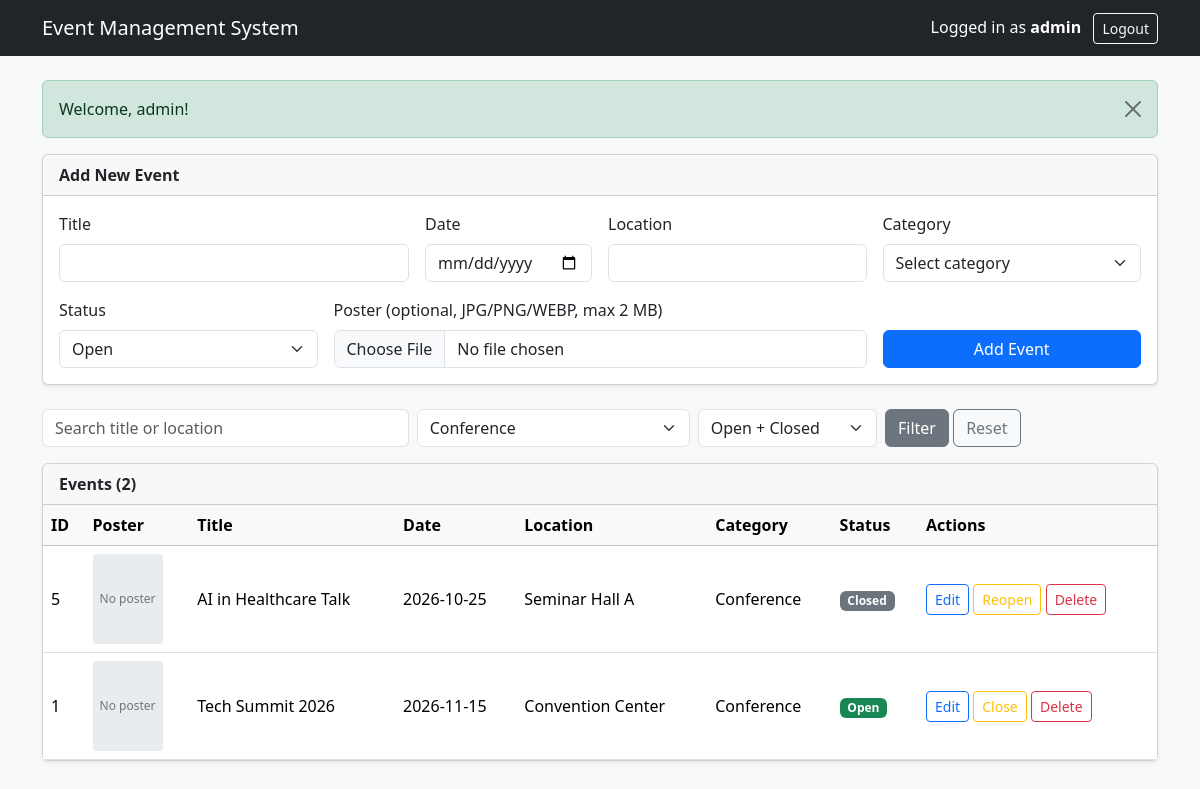
The app's page /index.php?category_filter=Conference (signed in) with its own data.
### tables this page shows
CREATE TABLE events (
    id INT AUTO_INCREMENT PRIMARY KEY,
    title VARCHAR(150) NOT NULL,
    event_date DATE NOT NULL,
    location VARCHAR(150) NOT NULL,
    category VARCHAR(50) NOT NULL,
    status ENUM('Open','Closed') NOT NULL DEFAULT 'Open',
    poster VARCHAR(255) NULL,  
    created_at TIMESTAMP DEFAULT CURRENT_TIMESTAMP
);

### index.php (the view, shortened to what this page needs)
<?php
require 'functions.php';
require 'db.php';
$old = ['title' => '', 'event_date' => '', 'location' => '', 'category' => '', 'status' => 'Open'];
$search = trim($_GET['search'] ?? '');
$category_filter = trim($_GET['category_filter'] ?? '');
$status_filter = trim($_GET['status_filter'] ?? '');
$sql = "SELECT * FROM events";
$where = [];
$types = '';
$params = [];
if ($category_filter !== '') {
    $where[] = "category = ?";
    $types .= 's';
    $params[] = $category_filter;
}
if ($where) {
    $sql .= " WHERE " . implode(' AND ', $where);
}
$sql .= " ORDER BY event_date ASC, id DESC";
$stmt = mysqli_prepare($conn, $sql);
if ($params) {
    mysqli_stmt_bind_param($stmt, $types, ...$params);
}
mysqli_stmt_execute($stmt);
$result = mysqli_stmt_get_result($stmt);
$total = mysqli_num_rows($result);
?>
<!DOCTYPE html>
<html lang="en">
<head>
    <link href="https://cdn.jsdelivr.net/npm/bootstrap@5.3.3/dist/css/bootstrap.min.css" rel="stylesheet">
</head>
<body class="bg-light">
<nav class="navbar navbar-dark bg-dark mb-4">
    <div class="container">
        <span class="navbar-brand">Event Management System</span>
        <span class="text-white">
            Logged in as <strong><?= e($_SESSION['admin_name'] ?? 'admin') ?></strong>
            <a href="logout.php" class="btn btn-sm btn-outline-light ms-2">Logout</a>
        </span>
    </div>
</nav>
<div class="container pb-5">
    <div class="card shadow-sm mb-4">
        <div class="card-header fw-semibold">Add New Event</div>
        <div class="card-body">
            <form method="POST" action="index.php" enctype="multipart/form-data" class="row g-3">
                <div class="col-md-4">
                    <label class="form-label" for="title">Title</label>
                    <input class="form-control" id="title" name="title" maxlength="150" value="<?= e($old['title']) ?>" required>
                </div>
                <div class="col-md-2">
                    <label class="form-label" for="event_date">Date</label>
                    <input class="form-control" type="date" id="event_date" name="event_date" value="<?= e($old['event_date']) ?>" required>
                </div>
                <div class="col-md-3">
                    <label class="form-label" for="location">Location</label>
                    <input class="form-control" id="location" name="location" maxlength="150" value="<?= e($old['location']) ?>" required>
                </div>
                <div class="col-md-3">
                    <label class="form-label" for="category">Category</label>
                    <select class="form-select" id="category" name="category" required>
                        <option value="">Select category</option>
                    </select>
                </div>
                <div class="col-md-3">
                    <label class="form-label" for="status">Status</label>
                    <select class="form-select" id="status" name="status">
                        <?php foreach (STATUSES as $s): ?>
                            <option value="<?= e($s) ?>" <?= $old['status'] === $s ? 'selected' : '' ?>><?= e($s) ?></option>
                        <?php endforeach; ?>
                    </select>
                </div>
                <div class="col-md-6">
                    <label class="form-label" for="poster">Poster (optional, JPG/PNG/WEBP, max <?= MAX_POSTER_MB ?> MB)</label>
                    <input class="form-control" type="file" id="poster" name="poster" accept=".jpg,.jpeg,.png,.webp">
                </div>
                <div class="col-md-3 d-flex align-items-end">
                    <button class="btn btn-primary w-100" type="submit" name="add_event">Add Event</button>
                </div>
            </form>
        </div>
    </div>
    <form method="GET" action="index.php" class="row g-2 mb-3">
        <div class="col-md-4">
            <input class="form-control" name="search" placeholder="Search title or location" value="<?= e($search) ?>">
        </div>
        <div class="col-md-3">
            <select class="form-select" name="category_filter">
                <?php foreach (CATEGORIES as $c): ?>
                    <option value="<?= e($c) ?>" <?= $category_filter === $c ? 'selected' : '' ?>><?= e($c) ?></option>
                <?php endforeach; ?>
            </select>
        </div>
        <div class="col-md-2">
            <select class="form-select" name="status_filter">
                <option value="">Open + Closed</option>
            </select>
        </div>
        <div class="col-md-3">
            <button class="btn btn-secondary" type="submit">Filter</button>
            <a href="index.php" class="btn btn-outline-secondary">Reset</a>
        </div>
    </form>
    <div class="card shadow-sm">
        <div class="card-header fw-semibold">Events (<?= $total ?>)</div>
        <div class="table-responsive">
            <table class="table table-hover align-middle mb-0">
                <thead class="table-light">
                    <tr>
                        <th>ID</th>
                        <th>Poster</th>
                        <th>Title</th>
                        <th>Date</th>
                        <th>Location</th>
                        <th>Category</th>
                        <th>Status</th>
                        <th>Actions</th>
                    </tr>
                </thead>
                <tbody>
                    <?php if ($total > 0): ?>
                        <?php while ($row = mysqli_fetch_assoc($result)): ?>
                            <tr>
                                <td><?= (int)$row['id'] ?></td>
                                <td>
                                    <?php if ($row['poster']): ?>
                                        <img class="poster-img" src="<?= UPLOAD_URL . e($row['poster']) ?>" alt="Poster of <?= e($row['title']) ?>">
                                    <?php else: ?>
                                        <div class="no-poster">No poster</div>
                                    <?php endif; ?>
                                </td>
                                <td><?= e($row['title']) ?></td>
                                <td><?= e($row['event_date']) ?></td>
                                <td><?= e($row['location']) ?></td>
                                <td><?= e($row['category']) ?></td>
                                <td>
                                    <span class="badge <?= $row['status'] === 'Open' ? 'text-bg-success' : 'text-bg-secondary' ?>">
                                        <?= e($row['status']) ?>
                                    </span>
                                </td>
                                <td class="text-nowrap">
                                    <a class="btn btn-sm btn-outline-primary" href="edit.php?id=<?= (int)$row['id'] ?>">Edit</a>
                                    <form method="POST" action="index.php?<?= e(http_build_query(['search' => $search, 'category_filter' => $category_filter, 'status_filter' => $status_filter])) ?>" class="d-inline">
                                        <button class="btn btn-sm btn-outline-warning" name="toggle_status" type="submit">
                                            <?= $row['status'] === 'Open' ? 'Close' : 'Reopen' ?>
                                        </button>
                                    </form>
                                    <form method="POST" action="index.php" class="d-inline" onsubmit="return confirm('Delete this event and its poster?');">
                                        <button class="btn btn-sm btn-outline-danger" name="delete_event" type="submit">Delete</button>
                                    </form>
                                </td>
                            </tr>
                        <?php endwhile; ?>
                    <?php else: ?>
                        <tr><td colspan="8" class="text-center text-muted py-4">No events found.</td></tr>
                    <?php endif; ?>
                </tbody>
            </table>
        </div>
    </div>
</div>
</body>
</html>

### index.php (style rules this page uses)
.no-poster { width: 70px; height: 90px; display: flex; align-items: center; justify-content: center; background: #e9ecef; color: #6c757d; font-size: 12px; border-radius: 4px; }

### records on screen
events: id "5", shows "No poster", title "AI in Healthcare Talk", event_date "2026-10-25", location "Seminar Hall A", category "Conference", status "Closed", shows "Reopen"
events: id "1", shows "No poster", title "Tech Summit 2026", event_date "2026-11-15", location "Convention Center", category "Conference", status "Open", shows "Close"

### other values on screen
$_SESSION['admin_name'] "admin"
$f['message'] "Welcome, admin!"
MAX_POSTER_MB "2"
$total "2"
form field status "Open"
form field category_filter "Conference"
